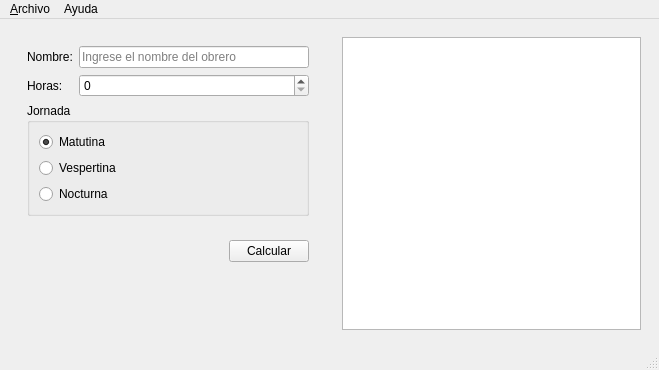
<?xml version="1.0" encoding="UTF-8"?>
<ui version="4.0">
 <class>Principal</class>
 <widget class="QMainWindow" name="Principal">
  <property name="geometry">
   <rect>
    <x>0</x>
    <y>0</y>
    <width>659</width>
    <height>370</height>
   </rect>
  </property>
  <property name="windowTitle">
   <string>Principal</string>
  </property>
  <property name="windowIcon">
   <iconset resource="recursos.qrc">
    <normaloff>:/recursos/salario.png</normaloff>:/recursos/salario.png</iconset>
  </property>
  <widget class="QWidget" name="centralwidget">
   <layout class="QHBoxLayout" name="horizontalLayout">
    <item>
     <widget class="QWidget" name="widget_2" native="true">
      <layout class="QVBoxLayout" name="verticalLayout">
       <item>
        <widget class="QWidget" name="widget" native="true">
         <layout class="QFormLayout" name="formLayout">
          <item row="0" column="1">
           <widget class="QLineEdit" name="inNombre">
            <property name="toolTip">
             <string>&lt;html&gt;&lt;head/&gt;&lt;body&gt;&lt;p&gt;&lt;span style=&quot; font-weight:600;&quot;&gt;Nombre&lt;/span&gt; del obrero&lt;/p&gt;&lt;/body&gt;&lt;/html&gt;</string>
            </property>
            <property name="placeholderText">
             <string>Ingrese el nombre del obrero</string>
            </property>
           </widget>
          </item>
          <item row="1" column="0">
           <widget class="QLabel" name="label_2">
            <property name="text">
             <string>Horas:</string>
            </property>
           </widget>
          </item>
          <item row="1" column="1">
           <widget class="QSpinBox" name="inHoras">
            <property name="toolTip">
             <string>&lt;html&gt;&lt;head/&gt;&lt;body&gt;&lt;p&gt;Numero de horas trabajadas en la semana&lt;/p&gt;&lt;/body&gt;&lt;/html&gt;</string>
            </property>
            <property name="maximum">
             <number>50</number>
            </property>
           </widget>
          </item>
          <item row="0" column="0">
           <widget class="QLabel" name="label">
            <property name="text">
             <string>Nombre:</string>
            </property>
           </widget>
          </item>
          <item row="2" column="0" colspan="2">
           <widget class="QGroupBox" name="groupBox">
            <property name="toolTip">
             <string>Seleccione la jornada laboral</string>
            </property>
            <property name="title">
             <string>Jornada</string>
            </property>
            <layout class="QVBoxLayout" name="verticalLayout_2">
             <item>
              <widget class="QRadioButton" name="inMatutina">
               <property name="text">
                <string>Matutina</string>
               </property>
               <property name="checked">
                <bool>true</bool>
               </property>
              </widget>
             </item>
             <item>
              <widget class="QRadioButton" name="inVespertina">
               <property name="text">
                <string>Vespertina</string>
               </property>
              </widget>
             </item>
             <item>
              <widget class="QRadioButton" name="inNocturna">
               <property name="text">
                <string>Nocturna</string>
               </property>
              </widget>
             </item>
            </layout>
           </widget>
          </item>
         </layout>
        </widget>
       </item>
       <item>
        <widget class="QWidget" name="widget_4" native="true">
         <layout class="QHBoxLayout" name="horizontalLayout_2">
          <item>
           <spacer name="horizontalSpacer">
            <property name="orientation">
             <enum>Qt::Horizontal</enum>
            </property>
            <property name="sizeHint" stdset="0">
             <size>
              <width>40</width>
              <height>20</height>
             </size>
            </property>
           </spacer>
          </item>
          <item>
           <widget class="QPushButton" name="cmdCalcular">
            <property name="enabled">
             <bool>true</bool>
            </property>
            <property name="statusTip">
             <string>Calcular el salario semanal</string>
            </property>
            <property name="text">
             <string>Calcular</string>
            </property>
           </widget>
          </item>
         </layout>
        </widget>
       </item>
       <item>
        <spacer name="verticalSpacer">
         <property name="orientation">
          <enum>Qt::Vertical</enum>
         </property>
         <property name="sizeHint" stdset="0">
          <size>
           <width>20</width>
           <height>40</height>
          </size>
         </property>
        </spacer>
       </item>
      </layout>
     </widget>
    </item>
    <item>
     <widget class="QWidget" name="widget_3" native="true">
      <layout class="QVBoxLayout" name="verticalLayout_3">
       <item>
        <widget class="QPlainTextEdit" name="outResultado">
         <property name="readOnly">
          <bool>true</bool>
         </property>
        </widget>
       </item>
      </layout>
     </widget>
    </item>
   </layout>
  </widget>
  <widget class="QMenuBar" name="menubar">
   <property name="geometry">
    <rect>
     <x>0</x>
     <y>0</y>
     <width>659</width>
     <height>21</height>
    </rect>
   </property>
   <widget class="QMenu" name="menuArchivo">
    <property name="title">
     <string>&amp;Archivo</string>
    </property>
    <addaction name="mnuNuevo"/>
    <addaction name="mnuAbrir"/>
    <addaction name="mnuGuardar"/>
    <addaction name="separator"/>
    <addaction name="mnuCalcular"/>
    <addaction name="separator"/>
    <addaction name="mnuSalir"/>
   </widget>
   <widget class="QMenu" name="menuAyuda">
    <property name="title">
     <string>Ayuda</string>
    </property>
    <addaction name="mnuAcercade"/>
   </widget>
   <addaction name="menuArchivo"/>
   <addaction name="menuAyuda"/>
  </widget>
  <widget class="QStatusBar" name="statusbar"/>
  <action name="mnuAbrir">
   <property name="icon">
    <iconset resource="recursos.qrc">
     <normaloff>:/recursos/carpeta.png</normaloff>:/recursos/carpeta.png</iconset>
   </property>
   <property name="text">
    <string>A&amp;brir</string>
   </property>
   <property name="iconText">
    <string>Abrir</string>
   </property>
   <property name="toolTip">
    <string>Abrir</string>
   </property>
   <property name="shortcut">
    <string>Ctrl+O</string>
   </property>
  </action>
  <action name="mnuGuardar">
   <property name="icon">
    <iconset resource="recursos.qrc">
     <normaloff>:/recursos/salvar.png</normaloff>:/recursos/salvar.png</iconset>
   </property>
   <property name="text">
    <string>&amp;Guardar</string>
   </property>
   <property name="iconText">
    <string>Guardar</string>
   </property>
   <property name="toolTip">
    <string>Guardar</string>
   </property>
   <property name="shortcut">
    <string>Ctrl+S</string>
   </property>
  </action>
  <action name="actionCalcular_2">
   <property name="text">
    <string>Calcular</string>
   </property>
  </action>
  <action name="mnuCalcular">
   <property name="icon">
    <iconset resource="recursos.qrc">
     <normaloff>:/recursos/calculadora.png</normaloff>:/recursos/calculadora.png</iconset>
   </property>
   <property name="text">
    <string>&amp;Calcular</string>
   </property>
   <property name="shortcut">
    <string>F1</string>
   </property>
  </action>
  <action name="mnuSalir">
   <property name="icon">
    <iconset resource="recursos.qrc">
     <normaloff>:/recursos/cerrar.png</normaloff>:/recursos/cerrar.png</iconset>
   </property>
   <property name="text">
    <string>&amp;Salir</string>
   </property>
   <property name="shortcut">
    <string>Ctrl+Q</string>
   </property>
  </action>
  <action name="mnuNuevo">
   <property name="icon">
    <iconset resource="recursos.qrc">
     <normaloff>:/recursos/anadir.png</normaloff>:/recursos/anadir.png</iconset>
   </property>
   <property name="text">
    <string>&amp;Nuevo</string>
   </property>
   <property name="shortcut">
    <string>Ctrl+N</string>
   </property>
  </action>
  <action name="mnuAcercade">
   <property name="icon">
    <iconset resource="recursos.qrc">
     <normaloff>:/recursos/informacion.png</normaloff>:/recursos/informacion.png</iconset>
   </property>
   <property name="text">
    <string>Acerca de</string>
   </property>
  </action>
 </widget>
 <resources>
  <include location="recursos.qrc"/>
 </resources>
 <connections/>
</ui>
